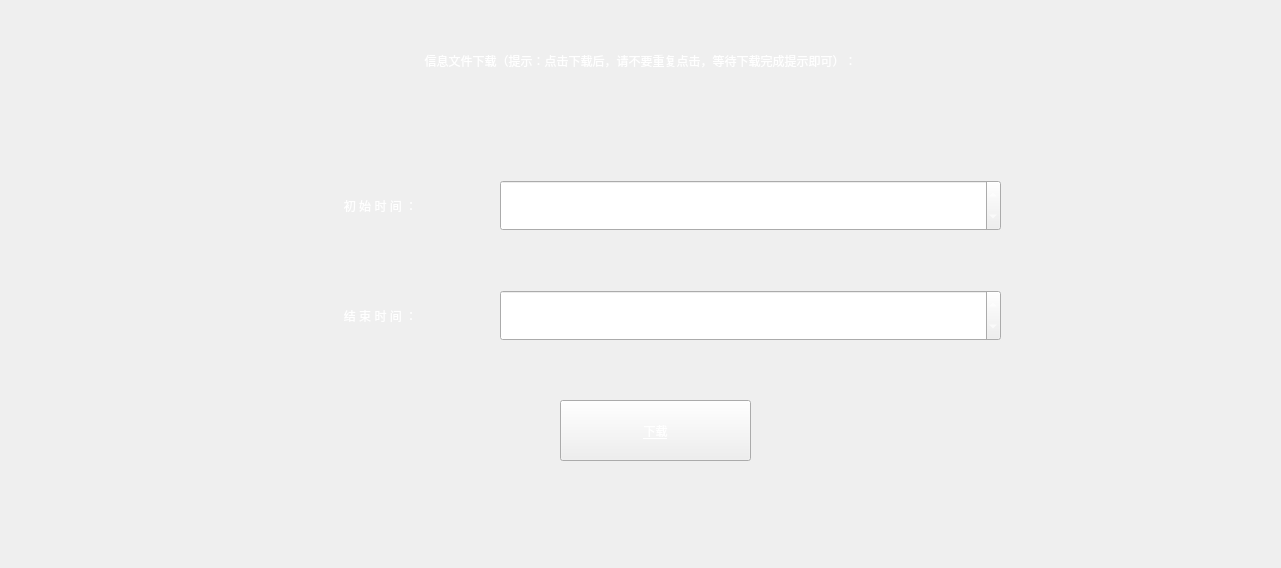
<?xml version="1.0" encoding="UTF-8"?>
<ui version="4.0">
 <class>TestPoint_Info</class>
 <widget class="QWidget" name="TestPoint_Info">
  <property name="geometry">
   <rect>
    <x>0</x>
    <y>0</y>
    <width>1281</width>
    <height>568</height>
   </rect>
  </property>
  <property name="windowTitle">
   <string>Form</string>
  </property>
  <widget class="QLabel" name="label">
   <property name="geometry">
    <rect>
     <x>50</x>
     <y>30</y>
     <width>1181</width>
     <height>61</height>
    </rect>
   </property>
   <property name="styleSheet">
    <string notr="true">font: 75 24pt &quot;微软雅黑&quot;;
color: rgb(255, 255, 255);</string>
   </property>
   <property name="text">
    <string>信息文件下载（提示：点击下载后，请不要重复点击，等待下载完成提示即可）：</string>
   </property>
   <property name="alignment">
    <set>Qt::AlignCenter</set>
   </property>
  </widget>
  <widget class="QWidget" name="widget" native="true">
   <property name="geometry">
    <rect>
     <x>40</x>
     <y>90</y>
     <width>1181</width>
     <height>431</height>
    </rect>
   </property>
   <property name="styleSheet">
    <string notr="true"/>
   </property>
   <widget class="QDateTimeEdit" name="dateTimeEdit_2">
    <property name="geometry">
     <rect>
      <x>460</x>
      <y>200</y>
      <width>501</width>
      <height>51</height>
     </rect>
    </property>
    <property name="styleSheet">
     <string notr="true">font: 75 14pt &quot;微软雅黑&quot;;
text-decoration: underline;
color: rgb(255, 255, 255);</string>
    </property>
    <property name="alignment">
     <set>Qt::AlignCenter</set>
    </property>
    <property name="displayFormat">
     <string>yyyy/MM/dd hh:mm:ss</string>
    </property>
   </widget>
   <widget class="QLabel" name="label_5">
    <property name="geometry">
     <rect>
      <x>230</x>
      <y>200</y>
      <width>221</width>
      <height>51</height>
     </rect>
    </property>
    <property name="styleSheet">
     <string notr="true">font: 75 26pt &quot;微软雅黑&quot;;
color: rgb(255, 255, 255);</string>
    </property>
    <property name="text">
     <string>结 束 时 间 ：</string>
    </property>
    <property name="alignment">
     <set>Qt::AlignCenter</set>
    </property>
   </widget>
   <widget class="QPushButton" name="pushButton_5">
    <property name="geometry">
     <rect>
      <x>520</x>
      <y>310</y>
      <width>191</width>
      <height>61</height>
     </rect>
    </property>
    <property name="styleSheet">
     <string notr="true">font: 75 14pt &quot;微软雅黑&quot;;
border-color: rgb(255, 255, 255);
text-decoration: underline;
color: rgb(255, 255, 255);
background-image: url(:/back/image/mybackgroundimage.jpg);</string>
    </property>
    <property name="text">
     <string>下载</string>
    </property>
   </widget>
   <widget class="QDateTimeEdit" name="dateTimeEdit">
    <property name="geometry">
     <rect>
      <x>460</x>
      <y>90</y>
      <width>501</width>
      <height>51</height>
     </rect>
    </property>
    <property name="styleSheet">
     <string notr="true">font: 75 14pt &quot;微软雅黑&quot;;
text-decoration: underline;
color: rgb(255, 255, 255);
border-image: url(:/back/image/mybackgroundimage.jpg);</string>
    </property>
    <property name="alignment">
     <set>Qt::AlignCenter</set>
    </property>
    <property name="displayFormat">
     <string>yyyy/MM/dd hh:mm:ss</string>
    </property>
   </widget>
   <widget class="QLabel" name="label_4">
    <property name="geometry">
     <rect>
      <x>230</x>
      <y>90</y>
      <width>221</width>
      <height>51</height>
     </rect>
    </property>
    <property name="styleSheet">
     <string notr="true">font: 75 26pt &quot;微软雅黑&quot;;
color: rgb(255, 255, 255);</string>
    </property>
    <property name="text">
     <string>初 始 时 间 ：</string>
    </property>
    <property name="alignment">
     <set>Qt::AlignCenter</set>
    </property>
   </widget>
  </widget>
 </widget>
 <resources/>
 <connections/>
</ui>
